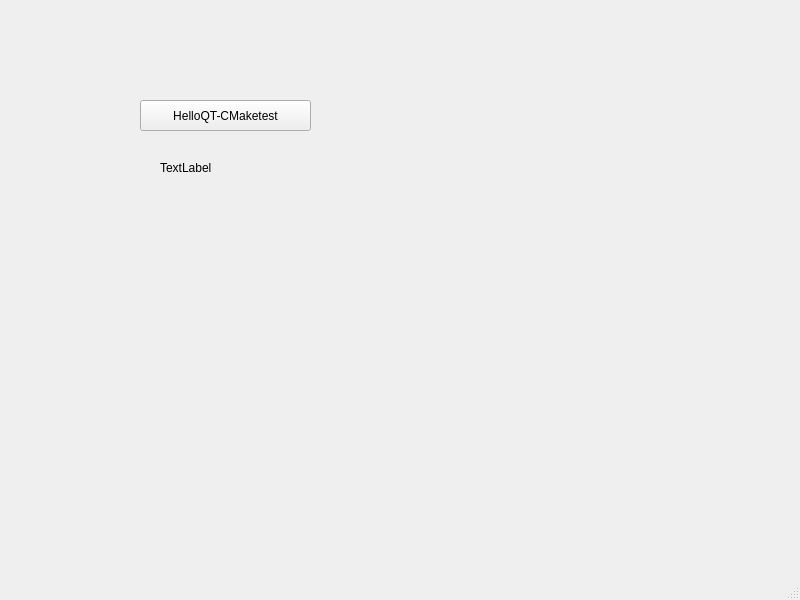
<?xml version="1.0" encoding="UTF-8"?>
<ui version="4.0">
 <class>MainWindow</class>
 <widget class="QMainWindow" name="MainWindow">
  <property name="geometry">
   <rect>
    <x>0</x>
    <y>0</y>
    <width>800</width>
    <height>600</height>
   </rect>
  </property>
  <property name="windowTitle">
   <string>MainWindow</string>
  </property>
  <widget class="QWidget" name="centralwidget">
   <widget class="QPushButton" name="mShowPushButton">
    <property name="geometry">
     <rect>
      <x>140</x>
      <y>100</y>
      <width>171</width>
      <height>31</height>
     </rect>
    </property>
    <property name="text">
     <string>HelloQT-CMaketest</string>
    </property>
   </widget>
   <widget class="QLabel" name="mInfoLabel">
    <property name="geometry">
     <rect>
      <x>160</x>
      <y>160</y>
      <width>58</width>
      <height>16</height>
     </rect>
    </property>
    <property name="text">
     <string>TextLabel</string>
    </property>
   </widget>
  </widget>
  <widget class="QMenuBar" name="menubar">
   <property name="geometry">
    <rect>
     <x>0</x>
     <y>0</y>
     <width>800</width>
     <height>37</height>
    </rect>
   </property>
  </widget>
  <widget class="QStatusBar" name="statusbar"/>
 </widget>
 <resources/>
 <connections/>
</ui>
